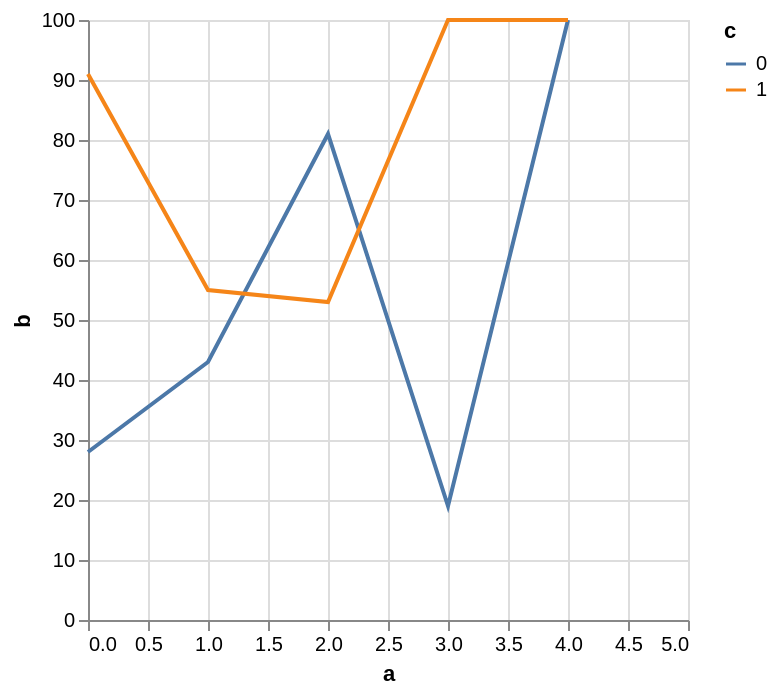

Describe this chart as a Vega-Lite specification.
### Vega-Lite specification from a JSON file in a GitHub repository (floating-point values rounded to 4 significant figures)
{"$schema": "https://vega.github.io/schema/vega-lite/v5.json", "data": {"values": [{"a": 0, "b": 28, "c": 0}, {"a": 0, "b": 91, "c": 1}, {"a": 1, "b": 43, "c": 0}, {"a": 1, "b": 55, "c": 1}, {"a": 2, "b": 81, "c": 0}, {"a": 2, "b": 53, "c": 1}, {"a": 3, "b": 19, "c": 0}]}, "mark": "line", "encoding": {"x": {"field": "a", "type": "quantitative", "scale": {"nice": 1}}, "y": {"field": "b", "type": "quantitative", "impute": {"value": 100, "keyvals": [4]}}, "color": {"field": "c", "type": "nominal"}}}
